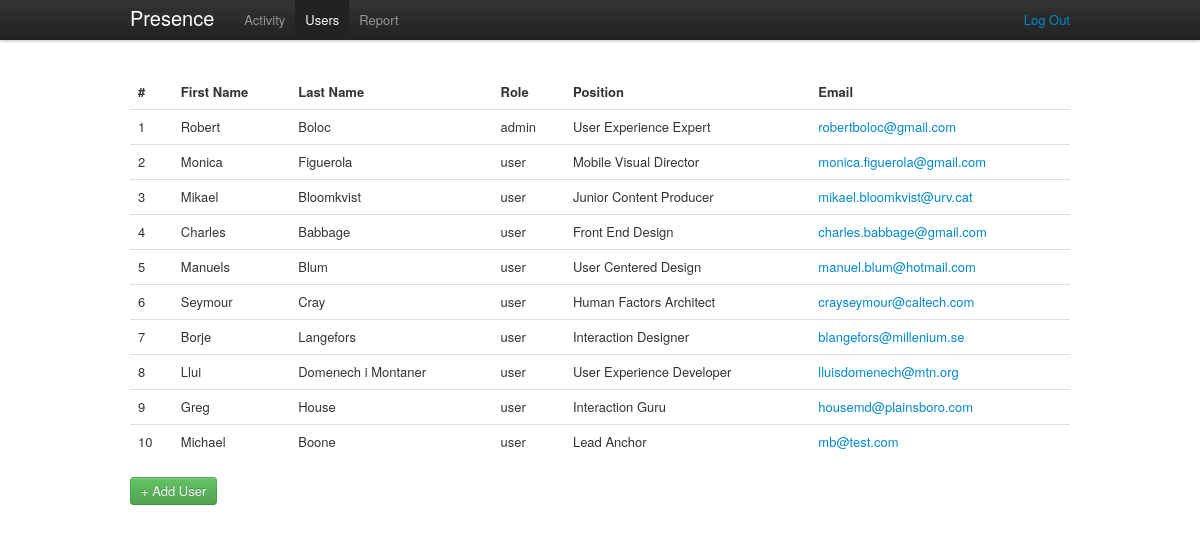
/admin/users (signed in), run on an earlier commit of the app's database.
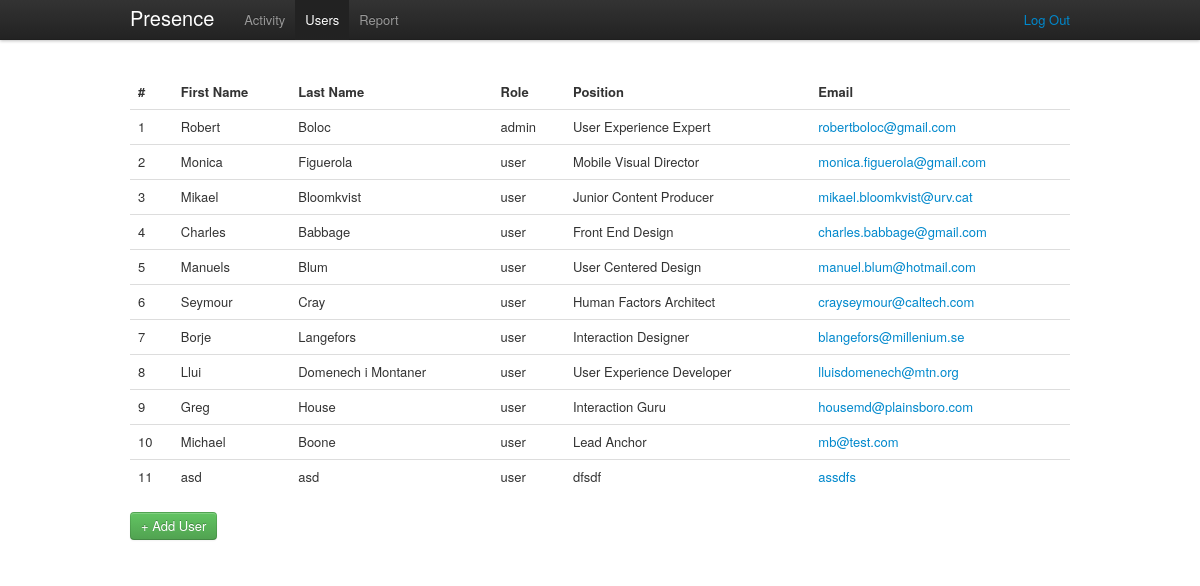
And on a later commit of the database.
### tables this page shows
CREATE TABLE IF NOT EXISTS `presence_users` (
  `id` int(11) NOT NULL AUTO_INCREMENT,
  `email` varchar(150) NOT NULL,
  `password` varchar(50) NOT NULL,
  `role` varchar(20) NOT NULL,
  `firstname` varchar(200) NOT NULL,
  `lastname` varchar(300) NOT NULL,
  `position` varchar(200) NOT NULL,
  `UUID` varchar(36) NOT NULL,
  PRIMARY KEY (`id`)
);

### public/index.php (called while the page is built, shortened)
<?php
require_once (ROOT . '/config/config.php');
$url = isset($_GET['url']) ? $_GET['url'] : null;
$role = isset($_SESSION['role']) ? $_SESSION['role'] : null;
if ($url == null && $role == null) {
    $controller = "AuthController";
    $action = "asklogin";
    $url_params = array();
} else if ($url == null && isset($role)) {
    $controller = ucfirst($role) . 'Controller';
    $action = 'activity';
    $url_params = array();
} else {
    $url_params = explode('/', $url);
    $controller = ucfirst(array_shift($url_params));
    $action = $url_params[0] == null ? 'activity' : array_shift($url_params);
}
isset($url_params[1])
    ? $extra_action = $url_params[1]
    : $extra_action = null;
$extra_params = $_POST;
new $controller($action, array_merge($url_params, $extra_params), $extra_action);

### lib/DB.php (called while the page is built, shortened)
<?php
class DB {
    private static $_instance;
    private static function getInstance(){
        if(self::$_instance == null){
            self::$_instance = new $class();
        }
        return self::$_instance;
    }
    public static function setUp($params){
        $db = self::getInstance();
        $db->_connection = new PDO("mysql:host=" . $params->dbhost . ";
                                    dbname=" . $params->dbname,
                                               $params->dbuser,
                                               $params->dbpassword);
    }
    public static function getDB(){
        $db = self::getInstance();
        return $db->_connection;
    }
	static function getAllRecords($sql, array $params = null){
		$st = self::getDB()->prepare($sql);
        $st->execute($params);
        return $st->fetchAll(PDO::FETCH_OBJ);
	}
}

### config/config.php (called while the page is built, shortened)
<?php
$CONFIG = new stdClass();
$CONFIG->wwwroot = 'https://localhost/presence-manager';
$CONFIG->dbhost = 'localhost';
$CONFIG->dbname = 'presence';
$CONFIG->dbuser = 'root';
$CONFIG->dbpassword = 'doremi';

### app/model.class.php (called while the page is built, shortened)
<?php
abstract class Model{
    public static function find_all(){
        $sql = "SELECT *
                FROM ".self::table();
        return DB::getAllRecords($sql);
    }
    protected static function table(){
        $prefix = 'presence_';
        $caller = get_called_class();
        $class = lcfirst(substr($caller, 0, -5));
        return $prefix.self::pluralise($class);
    }
    private static function pluralise($word){
        $exceptions = array();
        $exceptions['activity'] = 'activity';
        empty($exceptions[$word])
            ? $plural = $word.'s'
            : $plural = $exceptions[$word];
        return $plural;
    }
}

### app/controllers/AdminController.php (called while the page is built, shortened)
<?php
class AdminController extends Controller {
    public function __construct($action, $params, $extra_action = null) {
        global $CONFIG;
        isset($extra_action) ? $action = $action . '_' . $extra_action : null;
        if ($this->check_role('admin') && method_exists($this, $action)) {
            $this->$action($params);
        } else {
            RoutingHelper::redirect($CONFIG->wwwroot . '/error/notfound');
        }
    }
    public function users() {
        $this->_view = new AdminUsersView(UserModel::find_all());
    }
}

### lang/en.php (called while the page is built, shortened)
<?php
$STRINGS = null;
$STRINGS['brand'] = 'Presence';
$STRINGS['login'] = 'Login';
$STRINGS['help'] = 'Help';
$STRINGS['activity'] = 'Activity';
$STRINGS['users'] = 'Users';
$STRINGS['report'] = 'Report';
$STRINGS['user'] = 'User';
$STRINGS['logout'] = 'Log Out';
$STRINGS['home'] = 'Home';
$STRINGS['404'] = '404';
$STRINGS['details'] = 'Details';
$STRINGS['summary'] = 'Summary';
$STRINGS['account'] = 'Account';
$STRINGS['starttime'] = 'Start Time';
$STRINGS['startdate'] = 'Start Date';
$STRINGS['endtime'] = 'End Time';
$STRINGS['enddate'] = 'End Date';
$STRINGS['action'] = 'Action';
$STRINGS['time'] = 'Time';
$STRINGS['date'] = 'Date';
$STRINGS['firstname'] = 'First Name';
$STRINGS['lastname'] = 'Last Name';
$STRINGS['email'] = 'Email';
$STRINGS['issued'] = 'Issued';
$STRINGS['period'] = 'Period';
$STRINGS['intervals'] = 'Intervals';
$STRINGS['interval'] = 'Interval';
$STRINGS['total'] = 'Total';
$STRINGS['password'] = 'Password';
$STRINGS['position'] = 'Position';
$STRINGS['role'] = 'Role';
$STRINGS['update'] = 'Update';
$STRINGS['week'] = 'Week';
$STRINGS['month'] = 'Month';
$STRINGS['year'] = 'Year';
$STRINGS['type'] = 'Type';
$STRINGS['message'] = 'Message';
$STRINGS['previous'] = 'Previous';
$STRINGS['next'] = 'Next';
$STRINGS['user:update:success'] = 'User details updated successfully!';
$STRINGS['user:update:failed'] = 'User details update falied!';
$STRINGS['user:delete:success'] = 'User deleted successfully!';
$STRINGS['user:delete:failed'] = 'User deleition falied!';
$STRINGS['user:create:success'] = 'The new user has been created!';
$STRINGS['user:create:failed'] = 'Error creating new user!';
$STRINGS['user:create:duplicate'] = 'This user already exists!';
$STRINGS['admin:no:activities'] = 'No more activity!';
$STRINGS['add:user'] = 'Add User';
$STRINGS['create:user'] = 'Create User';
$STRINGS['build:report'] = 'Build Report';
$STRINGS['event:success'] = 'Success!';
$STRINGS['event:error'] = 'Error!';
$STRINGS['event:checkin'] = 'Check-In';
$STRINGS['event:checkout'] = 'Check-Out';
$STRINGS['event:incidence'] = 'Incidence';
$STRINGS['event:noactivity'] = 'No Activity!';
$STRINGS['event:noactivity:message'] = 'There is no user activity';
$STRINGS['event:noactivityinterval:message'] = 'There is no user activity';
$STRINGS['event:delete:account'] = 'Delete Account';

### app/views/admin/AdminUsersView.php (the view, shortened to what the changed rows need)
<?php
class AdminUsersView extends View {
    private $_users;
    public function __construct($users, $alert = null) {
        $this->_users = $users;
    }
    public function content() {
        global $CONFIG, $STRINGS;
        $users_table_content = '';
        if (!empty($this->_users)) {
            foreach ($this->_users as $user) {
                $users_table_content .= '
				<tr>
					<td>' . $user->id . '</td>
					<td>' . utf8_encode($user->firstname) . '</td>
					<td>' . utf8_encode($user->lastname) . '</td>
                    <td>' . $user->role . '</td>
                    <td>' . $user->position . '</td>
					<td><a href="'.$CONFIG->wwwroot.'/admin/users/'.$user->id.'/details">' . $user->email . '</a></td>
				 </tr>
				';
            }
        }
        return '
        <section id="users">
         <table class="table">
                <thead>
                    <tr>
                        <th>#</th>
                        <th>'.$STRINGS['firstname'] .'</th>
                        <th>'.$STRINGS['lastname'] .'</th>
                        <th>'.$STRINGS['role'] .'</th>
                        <th>'.$STRINGS['position'] .'</th>
                        <th>'.$STRINGS['email'] .'</th>
                    </tr>
                </thead>
                <tbody>
                    '.$users_table_content.'
                </tbody>
            </table>
		    <form action="' . $CONFIG->wwwroot . '/admin/users/new/add" method="post">
				<button class="btn btn-success ">+ '.$STRINGS['add:user'].'</button>
			</form>
        </section>';
    }
}

What changed in the data, as far as the page shows it:
added presence_users: id "11", firstname "asd", lastname "asd", role "user", position "dfsdf", email "assdfs"
